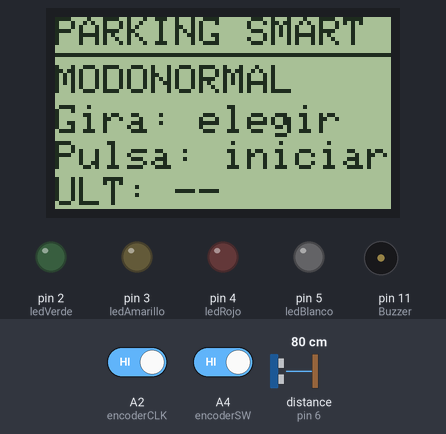
This sketch was run on a simulated Arduino Uno, built with avr-gcc and run on an emulated ATmega328P. Shown: 84×48 one-colour display, output pins drawn as LEDs (lit = HIGH), buzzer (waves = sounding). The inputs (shaded band) are chosen by the test bench; at power-on: A4 (encoderSW) HIGH, distance to the obstacle (sensor on pin 6) 80 cm, A2 (encoderCLK) HIGH. The echo pulse lasts 58.3 µs per cm; pins used as bus, display or sensor lines are not drawn; what the sketch prints to the serial monitor is not drawn.

Above: at 1.2 s.
1.3 s: A4 (encoderSW) driven LOW
At 1.7 s:
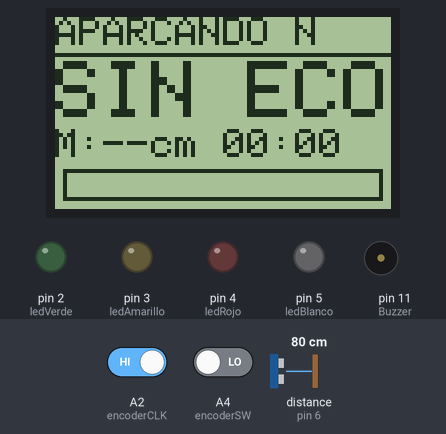
4.3 s: distance to the obstacle (sensor on pin 6) set to 56 cm
At 6.6 s:
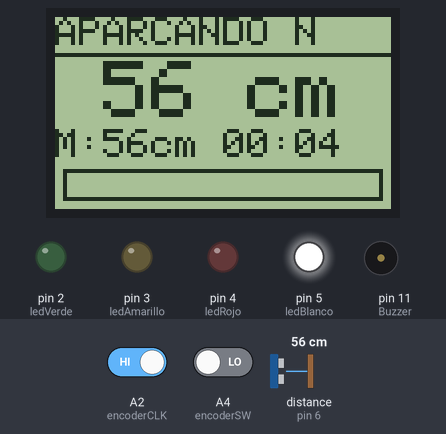
7.3 s: distance to the obstacle (sensor on pin 6) set to 50 cm
At 9.2 s:
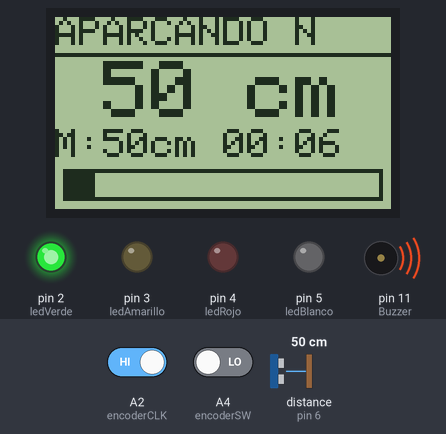
10.3 s: distance to the obstacle (sensor on pin 6) set to 4 cm
At 11.7 s:
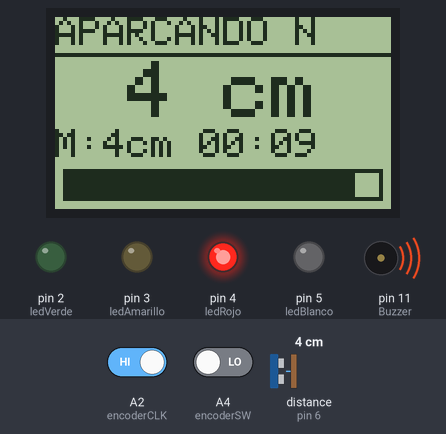
13.3 s: distance to the obstacle (sensor on pin 6) set to 2 cm
At 15.9 s:
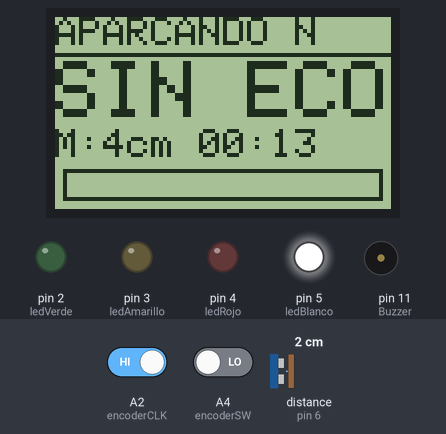
16.3 s: distance to the obstacle (sensor on pin 6) set to 250 cm
At 18.5 s:
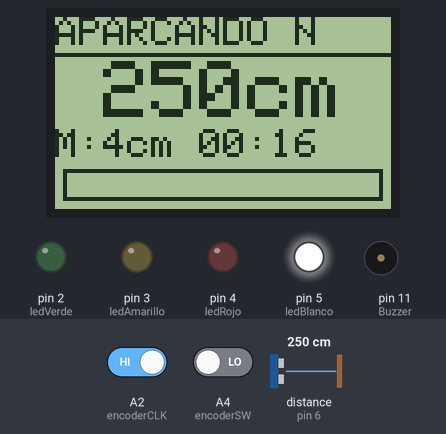
Timing chart, 0 to 20.0 s (numbered marks = the images above; inputs shaded):
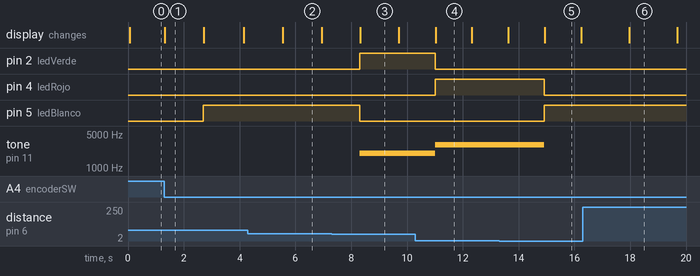

The sketch:

sketch_nov6a.ino
```cpp
#include <Adafruit_GFX.h>
#include <Adafruit_PCD8544.h>
#include <EEPROM.h>
#include <stdio.h>
#include <string.h>

// ==================================================
// 1. PINES
// ==================================================

#define ledVerde 2
#define ledAmarillo 3
#define ledRojo 4
#define ledBlanco 5

#define Trigger 7
#define Echo 6

#define Buzzer 11

// Pantalla Nokia 5110: CLK, DIN, DC, CE, RST
Adafruit_PCD8544 pantalla(13, 8, A1, A0, 12);

// Encoder
#define encoderCLK A2
#define encoderDT A3
#define encoderSW A4

const int ANCHO_PANTALLA = 84;
const int ALTO_PANTALLA = 48;

// 2. VARIABLES

const float sonido = 34300.0;

// Correccion en centimetros tras comparar con una regla
const float CORRECCION_CM = 0.0;

// Filtro del sensor
const int NUM_MUESTRAS = 30;
const unsigned long TIEMPO_MAXIMO = 30000UL;

// Histéresis: evita cambios por variaciones pequenas
const float HIST_VERDE = 3.0;
const float HIST_ROJO = 2.0;

bool maniobraActiva = false;
bool resumenDisponible = false;

float distancia = -1;
float distanciaMinima = 999.0;
float ultimaMinimaGuardada = -1;

unsigned long tiempoInicio = 0;
unsigned long tiempoFinal = 0;
unsigned long tiempoAnteriorPantalla = 0;
unsigned long ultimoCambioBoton = 0;

int modo = 0;
int ultimoCLK = HIGH;
int tonoActual = 0;

bool estadoBotonAnterior = HIGH;

const char* nombresModos[] = {
  "NORMAL",
  "SILENCIOSO",
  "PRECISION"
};

// Zonas de proximidad
enum Zona {
  ZONA_BLANCA,
  ZONA_VERDE,
  ZONA_AMARILLA,
  ZONA_ROJA
};

Zona zonaActual = ZONA_BLANCA;

// EEPROM
const int direccionMinima = 0;
const int direccionMarca = 10;
const byte marcaValida = 123;

// ==================================================
// 3. TEXTO CENTRADO
// ==================================================

void textoCentrado(const char* texto, int y, int tamano) {
  pantalla.setTextSize(tamano);

  int anchoTexto = strlen(texto) * 6 * tamano;
  int x = (ANCHO_PANTALLA - anchoTexto) / 2;

  if (x < 0) x = 0;

  pantalla.setCursor(x, y);
  pantalla.print(texto);
}


// 4. APAGAR ALERTAS


void apagarAlertas() {
  digitalWrite(ledVerde, LOW);
  digitalWrite(ledAmarillo, LOW);
  digitalWrite(ledRojo, LOW);

  if (tonoActual != 0) {
    noTone(Buzzer);
    tonoActual = 0;
  }
}

// 5. MEDIR UNA VEZ


float medirDistancia() {
  digitalWrite(Trigger, LOW);
  delayMicroseconds(2);

  digitalWrite(Trigger, HIGH);
  delayMicroseconds(10);
  digitalWrite(Trigger, LOW);

  unsigned long tiempo =
    pulseIn(Echo, HIGH, TIEMPO_MAXIMO);

  if (tiempo == 0) {
    return -1.0;
  }

  return tiempo * sonido / 2000000.0;
}


// 6. FILTRO: MEDIANA DE TRES MUESTRAS


float medirDistanciaFiltrada() {
  float muestras[NUM_MUESTRAS];
  int validas = 0;

  Serial.println();
  Serial.println("--- MEDICIONES DEL SENSOR ---");

  for (int i = 0; i < NUM_MUESTRAS; i++) {
    float muestra = medirDistancia();

    Serial.print("Muestra ");
    Serial.print(i + 1);
    Serial.print(": ");

    if (muestra >= 2.0 && muestra <= 400.0) {
      muestras[validas] = muestra;
      validas++;

      Serial.print(muestra, 1);
      Serial.println(" cm");
    } else {
      Serial.println("SIN ECO / LECTURA INVALIDA");
    }

    // Separacion entre pulsos para evitar ecos anteriores
    delay(40);
  }

  // Exigir al menos tres mediciones validas
  if (validas < 3) {
    Serial.println("Resultado: SIN ECO VALIDO");
    return -1.0;
  }

  // Ordenar las muestras
  for (int i = 0; i < validas - 1; i++) {
    for (int j = 0; j < validas - i - 1; j++) {
      if (muestras[j] > muestras[j + 1]) {
        float auxiliar = muestras[j];
        muestras[j] = muestras[j + 1];
        muestras[j + 1] = auxiliar;
      }
    }
  }

  // Calcular mediana
  float mediana;

  if (validas % 2 == 1) {
    mediana = muestras[validas / 2];
  } else {
    mediana = (
      muestras[validas / 2 - 1] +
      muestras[validas / 2]
    ) / 2.0;
  }

  float corregida = mediana + CORRECCION_CM;

  if (corregida < 0) corregida = 0;

  Serial.print("Muestras validas: ");
  Serial.print(validas);
  Serial.print("/");
  Serial.println(NUM_MUESTRAS);

  Serial.print("MEDIANA: ");
  Serial.print(mediana, 1);
  Serial.println(" cm");

  Serial.print("DISTANCIA CORREGIDA: ");
  Serial.print(corregida, 1);
  Serial.println(" cm");

  return corregida;
}


// 7. UMBRALES POR MODO


// NORMAL y SILENCIOSO:
// Blanco: mas de 55 cm
// Verde: 30-55 cm
// Amarillo: 12-30 cm
// Rojo: 12 cm o menos
//
// PRECISION:
// Blanco: mas de 65 cm
// Verde: 35-65 cm
// Amarillo: 15-35 cm
// Rojo: 15 cm o menos

float limiteVerde() {
  return (modo == 2) ? 65.0 : 55.0;
}

float limiteAmarillo() {
  return (modo == 2) ? 35.0 : 30.0;
}

float limiteRojo() {
  return (modo == 2) ? 15.0 : 12.0;
}


// 8. ACTUALIZAR ZONA CON HISTÉRESIS


void actualizarZona(float d) {
  float lejos = limiteVerde();
  float medio = limiteAmarillo();
  float cerca = limiteRojo();

  // Sin lectura valida: zona blanca
  if (d < 0) {
    zonaActual = ZONA_BLANCA;
    return;
  }

  // Volver al blanco al alejarse claramente
  if (d >= lejos + HIST_VERDE) {
    zonaActual = ZONA_BLANCA;
    return;
  }

  switch (zonaActual) {

    case ZONA_BLANCA:
      // Entra en la zona correspondiente al acercarse
      if (d <= cerca - HIST_ROJO) {
        zonaActual = ZONA_ROJA;
      }
      else if (d <= medio - HIST_VERDE) {
        zonaActual = ZONA_AMARILLA;
      }
      else if (d <= lejos - HIST_VERDE) {
        zonaActual = ZONA_VERDE;
      }
      break;

    case ZONA_VERDE:
      // El verde no cambia al amarillo por variaciones pequenas
      if (d <= cerca - HIST_ROJO) {
        zonaActual = ZONA_ROJA;
      }
      else if (d <= medio - HIST_VERDE) {
        zonaActual = ZONA_AMARILLA;
      }
      break;

    case ZONA_AMARILLA:
      if (d <= cerca - HIST_ROJO) {
        zonaActual = ZONA_ROJA;
      }
      else if (d >= medio + HIST_VERDE) {
        zonaActual = ZONA_VERDE;
      }
      break;

    case ZONA_ROJA:
      // Si se aleja bastante, puede salir directamente al verde
      if (d >= medio + HIST_VERDE) {
        zonaActual = ZONA_VERDE;
      }
      else if (d >= cerca + HIST_ROJO) {
        zonaActual = ZONA_AMARILLA;
      }
      break;
  }
}


// 9. MEMORIA EEPROM


void guardarUltimaMinima() {
  if (distanciaMinima < 999.0) {
    int valor =
      (int)(distanciaMinima * 10.0 + 0.5);

    EEPROM.put(direccionMinima, valor);
    EEPROM.update(direccionMarca, marcaValida);

    ultimaMinimaGuardada = valor / 10.0;
  }
}

void leerUltimaMinima() {
  if (EEPROM.read(direccionMarca) == marcaValida) {
    int valor;
    EEPROM.get(direccionMinima, valor);

    if (valor >= 0 && valor <= 4000) {
      ultimaMinimaGuardada = valor / 10.0;
    }
  }
}

// ==================================================
// 10. MENU PRINCIPAL
// ==================================================

void mostrarMenu() {
  pantalla.clearDisplay();
  pantalla.setTextSize(1);
  pantalla.setTextColor(BLACK);

  pantalla.setCursor(0, 0);
  pantalla.print("PARKING SMART");
  pantalla.drawLine(0, 9, 83, 9, BLACK);

  pantalla.setCursor(0, 12);
  pantalla.print("MODO");

  pantalla.setCursor(24, 12);
  pantalla.print(nombresModos[modo]);

  pantalla.setCursor(0, 22);
  pantalla.print("Gira: elegir");

  pantalla.setCursor(0, 31);
  pantalla.print("Pulsa: iniciar");

  pantalla.setCursor(0, 40);
  pantalla.print("ULT: ");

  if (ultimaMinimaGuardada >= 0) {
    pantalla.print(ultimaMinimaGuardada, 0);
    pantalla.print("cm");
  } else {
    pantalla.print("--");
  }

  pantalla.display();
}

// ==================================================
// 11. BARRA GRAFICA DE PROXIMIDAD
// ==================================================

void dibujarBarra() {
  const int x = 2;
  const int y = 38;
  const int ancho = 80;
  const int alto = 8;

  pantalla.drawRect(x, y, ancho, alto, BLACK);

  if (distancia < 0) {
    return;
  }

  float proporcion = 1.0 - distancia / limiteVerde();

  if (proporcion < 0) proporcion = 0;
  if (proporcion > 1) proporcion = 1;

  int relleno = (int)(proporcion * (ancho - 2));

  if (relleno > 0) {
    pantalla.fillRect(
      x + 1,
      y + 1,
      relleno,
      alto - 2,
      BLACK
    );
  }
}

// ==================================================
// 12. PANTALLA DURANTE EL APARCAMIENTO
// ==================================================

void mostrarManiobra() {
  pantalla.clearDisplay();
  pantalla.setTextColor(BLACK);
  pantalla.setTextSize(1);

  pantalla.setCursor(0, 0);
  pantalla.print("APARCANDO ");

  if (modo == 0) pantalla.print("N");
  if (modo == 1) pantalla.print("S");
  if (modo == 2) pantalla.print("P");

  pantalla.drawLine(0, 9, 83, 9, BLACK);

  char textoDistancia[12];

  if (distancia < 0) {
    strcpy(textoDistancia, "SIN ECO");
  } else {
    int cm = (int)(distancia + 0.5);

    if (cm < 100) {
      snprintf(
        textoDistancia,
        sizeof(textoDistancia),
        "%d cm",
        cm
      );
    } else {
      snprintf(
        textoDistancia,
        sizeof(textoDistancia),
        "%dcm",
        cm
      );
    }
  }

  textoCentrado(textoDistancia, 11, 2);

  char lineaDatos[24];

  unsigned long segundos =
    (millis() - tiempoInicio) / 1000UL;

  unsigned long minutos = (segundos / 60UL) % 100UL;
  unsigned long seg = segundos % 60UL;

  if (distanciaMinima < 999.0) {
    int minimo = (int)(distanciaMinima + 0.5);

    snprintf(
      lineaDatos,
      sizeof(lineaDatos),
      "M:%dcm %02lu:%02lu",
      minimo,
      minutos,
      seg
    );
  } else {
    snprintf(
      lineaDatos,
      sizeof(lineaDatos),
      "M:--cm %02lu:%02lu",
      minutos,
      seg
    );
  }

  pantalla.setTextSize(1);
  pantalla.setCursor(0, 28);
  pantalla.print(lineaDatos);

  dibujarBarra();
  pantalla.display();
}

// ==================================================
// 13. VALORACION FINAL
// ==================================================

const char* evaluarManiobra() {
  if (distanciaMinima >= 999.0) {
    return "SIN DATOS";
  }

  if (distanciaMinima < 10.0) {
    return "PELIGRO";
  }

  if (distanciaMinima < 30.0) {
    return "MUY CERCA";
  }

  if (distanciaMinima <= 50.0) {
    return "BUENA";
  }

  return "LEJOS";
}

// ==================================================
// 14. PANTALLA DE RESULTADOS
// ==================================================

void mostrarResumen() {
  pantalla.clearDisplay();
  pantalla.setTextColor(BLACK);
  pantalla.setTextSize(1);

  pantalla.setCursor(0, 0);
  pantalla.print("RESULTADO");
  pantalla.drawLine(0, 9, 83, 9, BLACK);

  char textoMinimo[12];

  if (distanciaMinima < 999.0) {
    int minimo = (int)(distanciaMinima + 0.5);

    if (minimo < 100) {
      snprintf(
        textoMinimo,
        sizeof(textoMinimo),
        "%d cm",
        minimo
      );
    } else {
      snprintf(
        textoMinimo,
        sizeof(textoMinimo),
        "%dcm",
        minimo
      );
    }
  } else {
    strcpy(textoMinimo, "-- cm");
  }

  textoCentrado(textoMinimo, 11, 2);

  unsigned long segundos =
    (tiempoFinal - tiempoInicio) / 1000UL;

  unsigned long minutos = (segundos / 60UL) % 100UL;
  unsigned long seg = segundos % 60UL;

  pantalla.setTextSize(1);
  pantalla.setCursor(0, 29);
  pantalla.print("Tiempo: ");

  if (minutos < 10) pantalla.print("0");
  pantalla.print(minutos);
  pantalla.print(":");

  if (seg < 10) pantalla.print("0");
  pantalla.print(seg);

  pantalla.setCursor(0, 39);
  pantalla.print("VAL: ");
  pantalla.print(evaluarManiobra());

  pantalla.display();
}

// ==================================================
// 15. LEDS Y ZUMBADOR ESTABILIZADOS
// ==================================================

void actualizarAlertas() {
  actualizarZona(distancia);

  digitalWrite(ledVerde, LOW);
  digitalWrite(ledAmarillo, LOW);
  digitalWrite(ledRojo, LOW);

  int nuevaFrecuencia = 0;

  if (zonaActual == ZONA_BLANCA) {
    digitalWrite(ledBlanco, HIGH);
  }
  else {
    digitalWrite(ledBlanco, LOW);

    if (zonaActual == ZONA_VERDE) {
      digitalWrite(ledVerde, HIGH);
      if (modo != 1) nuevaFrecuencia = 2000;
    }
    else if (zonaActual == ZONA_AMARILLA) {
      digitalWrite(ledAmarillo, HIGH);
      if (modo != 1) nuevaFrecuencia = 2500;
    }
    else if (zonaActual == ZONA_ROJA) {
      digitalWrite(ledRojo, HIGH);
      if (modo != 1) nuevaFrecuencia = 3000;
    }
  }

  // Solo cambiar el tono cuando cambie la zona
  if (nuevaFrecuencia != tonoActual) {
    if (nuevaFrecuencia == 0) {
      noTone(Buzzer);
    } else {
      tone(Buzzer, nuevaFrecuencia);
    }

    tonoActual = nuevaFrecuencia;
  }
}

// ==================================================
// 16. LEER GIRO DEL ENCODER
// ==================================================

void leerEncoder() {
  int estadoCLK = digitalRead(encoderCLK);

  if (estadoCLK != ultimoCLK &&
      estadoCLK == LOW) {

    if (!maniobraActiva && !resumenDisponible) {
      if (digitalRead(encoderDT) != estadoCLK) {
        modo++;
      } else {
        modo--;
      }

      if (modo > 2) modo = 0;
      if (modo < 0) modo = 2;

      mostrarMenu();
    }
  }

  ultimoCLK = estadoCLK;
}

// ==================================================
// 17. DETECTAR PULSACION DEL ENCODER
// ==================================================

bool encoderPulsado() {
  bool estadoActual = digitalRead(encoderSW);

  if (estadoActual == LOW &&
      estadoBotonAnterior == HIGH &&
      millis() - ultimoCambioBoton > 250) {

    ultimoCambioBoton = millis();
    estadoBotonAnterior = estadoActual;

    return true;
  }

  estadoBotonAnterior = estadoActual;
  return false;
}

// ==================================================
// 18. INICIAR MANIOBRA
// El sensor solo mide desde este momento
// ==================================================

void iniciarManiobra() {
  maniobraActiva = true;
  resumenDisponible = false;

  distancia = -1;
  distanciaMinima = 999.0;

  tiempoInicio = millis();
  tiempoAnteriorPantalla = 0;

  // Reiniciar la histéresis al comenzar
  zonaActual = ZONA_BLANCA;

  apagarAlertas();
  digitalWrite(ledBlanco, LOW);

  mostrarManiobra();
}

// ==================================================
// 19. FINALIZAR MANIOBRA
// ==================================================

void finalizarManiobra() {
  maniobraActiva = false;
  resumenDisponible = true;

  tiempoFinal = millis();

  apagarAlertas();

  // El sensor ya no esta activo
  digitalWrite(ledBlanco, LOW);

  guardarUltimaMinima();
  mostrarResumen();
}

// ==================================================
// 20. CONFIGURACION INICIAL
// ==================================================

void setup() {
  pinMode(ledVerde, OUTPUT);
  pinMode(ledAmarillo, OUTPUT);
  pinMode(ledRojo, OUTPUT);
  pinMode(ledBlanco, OUTPUT);

  pinMode(Trigger, OUTPUT);
  pinMode(Echo, INPUT);
  pinMode(Buzzer, OUTPUT);

  pinMode(encoderCLK, INPUT_PULLUP);
  pinMode(encoderDT, INPUT_PULLUP);
  pinMode(encoderSW, INPUT_PULLUP);

  digitalWrite(Trigger, LOW);

  apagarAlertas();
  digitalWrite(ledBlanco, LOW);

  Serial.begin(9600);

  pantalla.begin();
  pantalla.setContrast(40);
  pantalla.clearDisplay();
  pantalla.display();

  leerUltimaMinima();

  ultimoCLK = digitalRead(encoderCLK);

  // Sensor inactivo mientras se selecciona el modo
  maniobraActiva = false;
  resumenDisponible = false;
  zonaActual = ZONA_BLANCA;

  mostrarMenu();
}

// ==================================================
// 21. BUCLE PRINCIPAL
// ==================================================

void loop() {
  leerEncoder();

  if (encoderPulsado()) {

    // Primer toque: iniciar
    if (!maniobraActiva && !resumenDisponible) {
      iniciarManiobra();
    }

    // Segundo toque: finalizar
    else if (maniobraActiva) {
      finalizarManiobra();
    }

    // Tercer toque: regresar al menu
    else {
      resumenDisponible = false;

      apagarAlertas();
      digitalWrite(ledBlanco, LOW);

      mostrarMenu();
    }
  }

  // El sensor solamente mide durante la maniobra
  if (maniobraActiva) {
    distancia = medirDistanciaFiltrada();

    if (distancia >= 0 &&
        distancia < distanciaMinima) {
      distanciaMinima = distancia;
    }

    actualizarAlertas();

    if (millis() - tiempoAnteriorPantalla >= 200) {
      tiempoAnteriorPantalla = millis();
      mostrarManiobra();
    }
  }

  delay(10);
}
```

Measured:
- the behaviour switches between 53 and 52 cm on distance to the obstacle (sensor on pin 6) (found by bisection; images 2 and 3)
- the behaviour switches between 3 and 2 cm on distance to the obstacle (sensor on pin 6) (found by bisection; images 4 and 5)
- after the input at 1.3 s, pin 5 (ledBlanco): LOW → HIGH after 1.4 s; the display: changes at once (image 1)
- after the input at 7.3 s, pin 2 (ledVerde): LOW → HIGH after 1.0 s; pin 5 (ledBlanco): HIGH → LOW after 1.0 s; tone on pin 11 (Buzzer): silent → 2000 Hz after 1.0 s; the display: changes after 1.0 s (image 3)
- after the input at 10.3 s, pin 2 (ledVerde): HIGH → LOW after 0.71 s; pin 4 (ledRojo): LOW → HIGH after 0.71 s; tone on pin 11 (Buzzer): 2000 Hz → 3000 Hz after 0.71 s
- after the input at 13.3 s, pin 4 (ledRojo): HIGH → LOW after 1.6 s; pin 5 (ledBlanco): LOW → HIGH after 1.6 s; tone on pin 11 (Buzzer): 3000 Hz → silent after 1.6 s; the display: first differs from a run without the input after 1.6 s (image 5)
- after the input at 16.3 s, the display: changes after 1.7 s (image 6)
